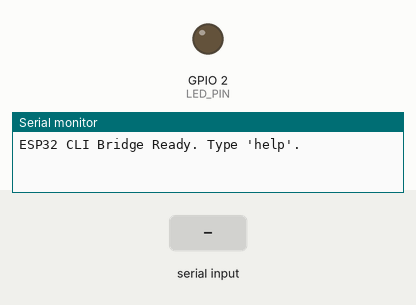
This sketch was run on a simulated ESP32. Parts: output pins drawn as LEDs (lit = HIGH), the last lines printed to the serial monitor. The test bench sets the inputs (shaded band).

Above: at 1.2 s.
1.3 s: "led on\n" received over Serial
At 2.4 s:
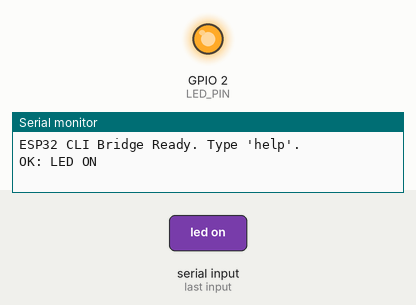
4.3 s: "led off\n" received over Serial
At 4.7 s:
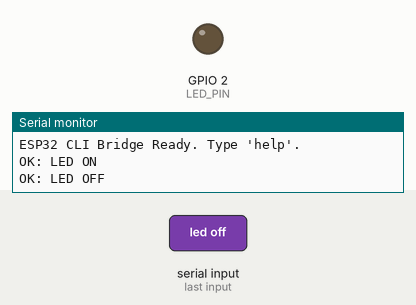
Timing chart, 0 to 7.3 s (numbered marks = the images above; inputs shaded):
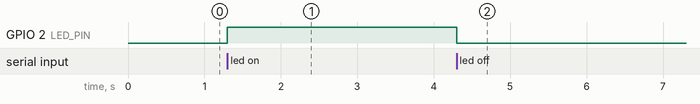

The sketch:

serial_cli_bridge.ino
```cpp
const int LED_PIN = 2;
String cmd;

void setup() {
  pinMode(LED_PIN, OUTPUT);
  digitalWrite(LED_PIN, LOW);
  Serial.begin(115200);
  Serial.println("ESP32 CLI Bridge Ready. Type 'help'.");
}

void handleCommand(const String &c) {
  if (c == "help") {
    Serial.println("Commands: help, led on, led off, status");
  } else if (c == "led on") {
    digitalWrite(LED_PIN, HIGH);
    Serial.println("OK: LED ON");
  } else if (c == "led off") {
    digitalWrite(LED_PIN, LOW);
    Serial.println("OK: LED OFF");
  } else if (c == "status") {
    Serial.print("LED=");
    Serial.println(digitalRead(LED_PIN) ? "ON" : "OFF");
  } else {
    Serial.println("ERR: unknown command");
  }
}

void loop() {
  while (Serial.available()) {
    char ch = (char)Serial.read();
    if (ch == '\n' || ch == '\r') {
      if (cmd.length() > 0) {
        cmd.trim();
        handleCommand(cmd);
        cmd = "";
      }
    } else {
      cmd += ch;
    }
  }
}
```

Measured:
- after the input at 1.3 s, GPIO 2 (LED_PIN): LOW → HIGH at once
- after the input at 4.3 s, GPIO 2 (LED_PIN): HIGH → LOW at once
